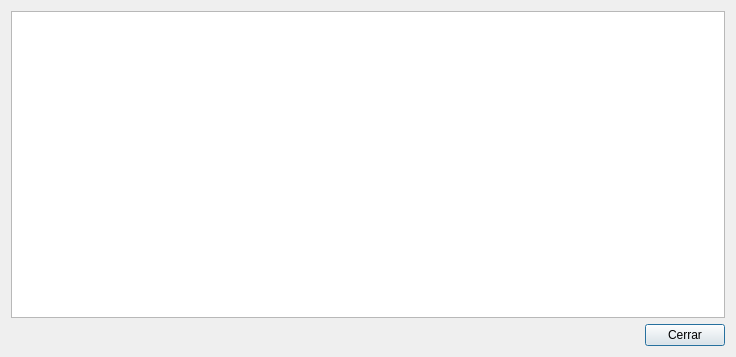
<?xml version="1.0" encoding="UTF-8"?>
<ui version="4.0">
 <class>TransactionDetailsDialog</class>
 <widget class="QDialog" name="TransactionDetailsDialog">
  <property name="geometry">
   <rect>
    <x>0</x>
    <y>0</y>
    <width>736</width>
    <height>357</height>
   </rect>
  </property>
  <property name="windowTitle">
   <string>Detalles de la transacción</string>
  </property>
  <layout class="QVBoxLayout" name="verticalLayout">
   <item>
    <widget class="QTextBrowser" name="m_detailsBrowser"/>
   </item>
   <item>
    <layout class="QHBoxLayout" name="horizontalLayout">
     <item>
      <spacer name="horizontalSpacer">
       <property name="orientation">
        <enum>Qt::Horizontal</enum>
       </property>
       <property name="sizeHint" stdset="0">
        <size>
         <width>40</width>
         <height>20</height>
        </size>
       </property>
      </spacer>
     </item>
     <item>
      <widget class="QPushButton" name="m_closeButton">
       <property name="text">
        <string>Cerrar</string>
       </property>
      </widget>
     </item>
    </layout>
   </item>
  </layout>
 </widget>
 <resources/>
 <connections>
  <connection>
   <sender>m_closeButton</sender>
   <signal>clicked()</signal>
   <receiver>TransactionDetailsDialog</receiver>
   <slot>accept()</slot>
   <hints>
    <hint type="sourcelabel">
     <x>619</x>
     <y>331</y>
    </hint>
    <hint type="destinationlabel">
     <x>335</x>
     <y>178</y>
    </hint>
   </hints>
  </connection>
 </connections>
</ui>
